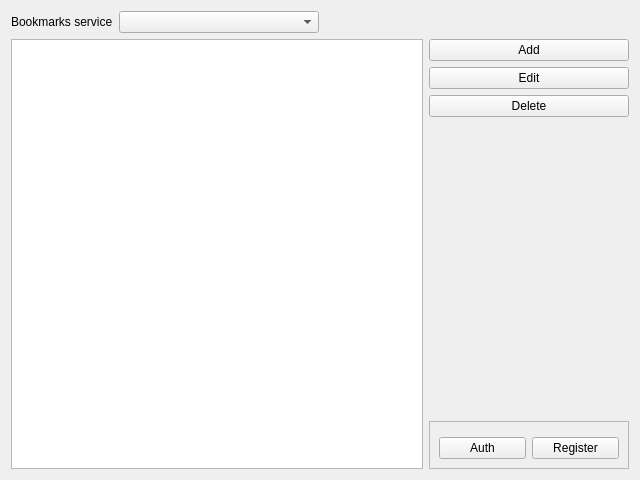
<?xml version="1.0" encoding="UTF-8"?>
<ui version="4.0">
 <class>AccountsSettings</class>
 <widget class="QWidget" name="AccountsSettings">
  <property name="geometry">
   <rect>
    <x>0</x>
    <y>0</y>
    <width>640</width>
    <height>480</height>
   </rect>
  </property>
  <property name="windowTitle">
   <string/>
  </property>
  <layout class="QGridLayout" name="gridLayout_2">
   <item row="0" column="0" colspan="2">
    <layout class="QHBoxLayout" name="HorizontalLayout_">
     <item>
      <widget class="QLabel" name="Label1_">
       <property name="text">
        <string>Bookmarks service</string>
       </property>
      </widget>
     </item>
     <item>
      <widget class="QComboBox" name="Services_">
       <property name="minimumSize">
        <size>
         <width>200</width>
         <height>0</height>
        </size>
       </property>
      </widget>
     </item>
     <item>
      <spacer name="HorizontalSpacer_">
       <property name="orientation">
        <enum>Qt::Horizontal</enum>
       </property>
       <property name="sizeHint" stdset="0">
        <size>
         <width>40</width>
         <height>20</height>
        </size>
       </property>
      </spacer>
     </item>
    </layout>
   </item>
   <item row="1" column="0">
    <widget class="QTreeView" name="AccountsView_"/>
   </item>
   <item row="1" column="1">
    <layout class="QVBoxLayout" name="ControlLayout_">
     <property name="sizeConstraint">
      <enum>QLayout::SetDefaultConstraint</enum>
     </property>
     <item>
      <widget class="QPushButton" name="Add_">
       <property name="sizePolicy">
        <sizepolicy hsizetype="Fixed" vsizetype="Fixed">
         <horstretch>0</horstretch>
         <verstretch>0</verstretch>
        </sizepolicy>
       </property>
       <property name="minimumSize">
        <size>
         <width>200</width>
         <height>0</height>
        </size>
       </property>
       <property name="text">
        <string>Add</string>
       </property>
       <property name="checkable">
        <bool>true</bool>
       </property>
       <property name="checked">
        <bool>false</bool>
       </property>
      </widget>
     </item>
     <item>
      <widget class="QPushButton" name="Edit_">
       <property name="minimumSize">
        <size>
         <width>200</width>
         <height>0</height>
        </size>
       </property>
       <property name="text">
        <string>Edit</string>
       </property>
       <property name="checkable">
        <bool>true</bool>
       </property>
      </widget>
     </item>
     <item>
      <widget class="QPushButton" name="Delete_">
       <property name="minimumSize">
        <size>
         <width>200</width>
         <height>0</height>
        </size>
       </property>
       <property name="text">
        <string>Delete</string>
       </property>
      </widget>
     </item>
     <item>
      <spacer name="VerticalSpacer_">
       <property name="orientation">
        <enum>Qt::Vertical</enum>
       </property>
       <property name="sizeHint" stdset="0">
        <size>
         <width>20</width>
         <height>40</height>
        </size>
       </property>
      </spacer>
     </item>
     <item>
      <widget class="QFrame" name="LoginFrame_">
       <property name="maximumSize">
        <size>
         <width>200</width>
         <height>16777215</height>
        </size>
       </property>
       <property name="frameShape">
        <enum>QFrame::StyledPanel</enum>
       </property>
       <property name="frameShadow">
        <enum>QFrame::Raised</enum>
       </property>
       <layout class="QGridLayout" name="gridLayout">
        <item row="0" column="0">
         <widget class="QWidget" name="AuthWidget_" native="true"/>
        </item>
        <item row="1" column="0">
         <layout class="QHBoxLayout" name="horizontalLayout">
          <item>
           <widget class="QPushButton" name="Auth_">
            <property name="text">
             <string>Auth</string>
            </property>
           </widget>
          </item>
          <item>
           <widget class="QPushButton" name="Register_">
            <property name="text">
             <string>Register</string>
            </property>
           </widget>
          </item>
         </layout>
        </item>
       </layout>
      </widget>
     </item>
    </layout>
   </item>
  </layout>
 </widget>
 <resources/>
 <connections/>
</ui>
